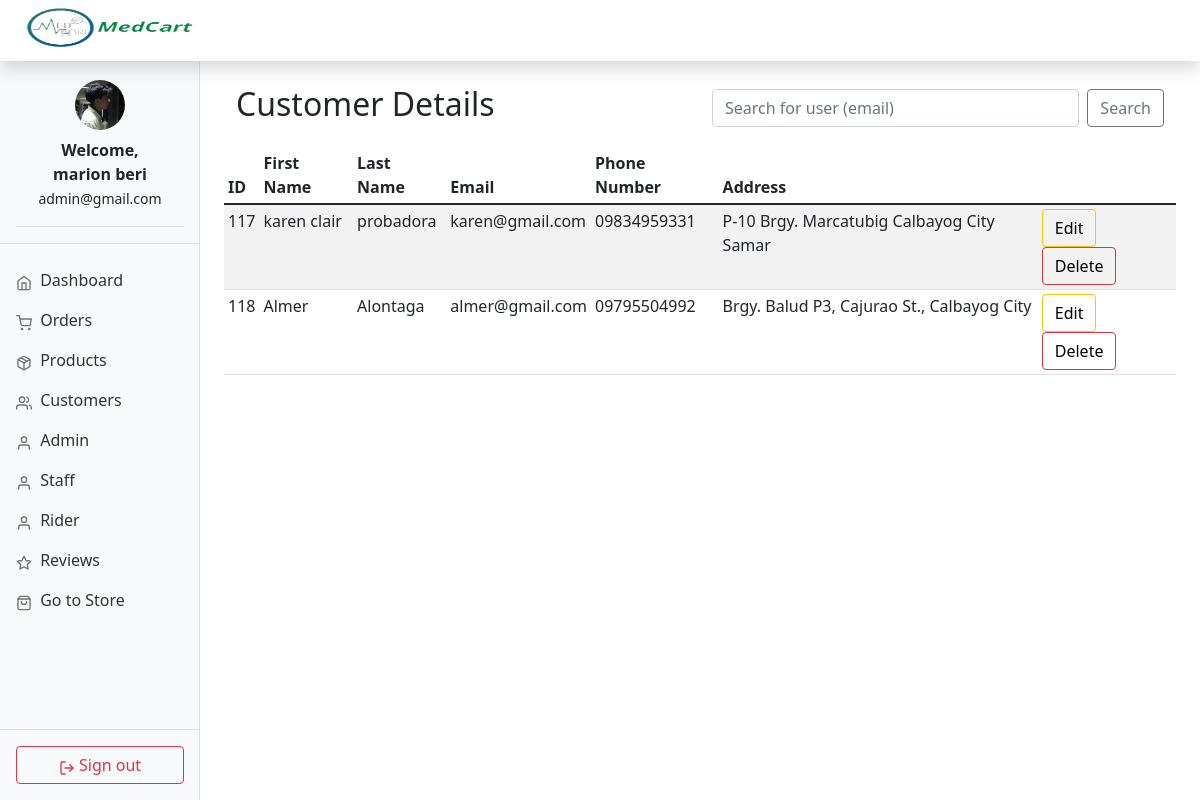
The app's page /admin/customers.php (signed in) with its own data.
### tables this page shows
CREATE TABLE `user` (
  `user_lname` varchar(20) NOT NULL,
  `email` varchar(50) NOT NULL,
  `user_password` varchar(255) NOT NULL,
  `phone_number` varchar(20) NOT NULL,
  `user_id` int(3) NOT NULL,
  `user_fname` varchar(20) NOT NULL,
  `user_address` text NOT NULL,
  `secque` varchar(100) DEFAULT NULL,
  `secans` varchar(100) DEFAULT NULL,
  `profile_pic` varchar(255) NOT NULL
);

### admin/includes/functions.php (called while the page is built, shortened)
<?php
$connection = mysqli_connect("localhost", "root", "", "medcart");
    function query($query)
    {
        global $connection;
        $run = mysqli_query($connection, $query);
        if ($run) {
            $data = [];
            while ($row = $run->fetch_assoc()) {
                $data[] = $row;
            }
            return $data;
        } else {
            return false;
        }
    }
function all_users()
{
    $query = "SELECT user_id, user_fname, user_lname, email, phone_number, user_address FROM user";
    $data = query($query);
    return $data;
}
function get_admin($id)
{
    $query = "SELECT admin_id ,admin_fname ,admin_lname ,admin_email  FROM admin WHERE admin_id=$id";
    $data = query($query);
    return $data;
}

### admin/customers.php (the view, shortened to what this page needs)
<?php
include "includes/head.php";
?>
<body>
    <?php
    include "includes/header.php"
    ?>
    <?php
    include "includes/sidebar.php";
    ?>
    <main class="col-md-9 ms-sm-auto col-lg-10 px-md-4 mt-4">
        <div class="container">
            <div class="row align-items-center mb-3">
                <div class="col-12 col-md-6">
                    <h2>Customer Details</h2>
                </div>
                <div class="col-12 col-md-6 text-md-end">
                    <form class="d-flex" method="GET" action="customers.php">
                        <input class="form-control me-2 col" type="search" name="search_user_email" placeholder="Search for user (email)" aria-label="Search">
                        <button class="btn btn-outline-secondary" type="submit" name="search_user" value="search">Search</button>
                    </form>
                </div>
            </div>
        </div>
        <div class="table-responsive">
            <table class="table table-striped table-sm">
                <thead>
                    <tr>
                        <th scope="col">ID</th>
                        <th scope="col">First Name</th>
                        <th scope="col">Last Name</th>
                        <th scope="col">Email</th>
                        <th scope="col">Phone Number</th>
                        <th scope="col">Address</th>
                </thead>
                <tbody>
                    <?php
                    $data = all_users();
                    $num = sizeof($data);
                    for ($i = 0; $i < $num; $i++) {
                    ?>
                        <tr>
                        <td><?php echo isset($data[$i]['user_id']) ? htmlspecialchars($data[$i]['user_id']) : ''; ?></td>
                        <td><?php echo isset($data[$i]['user_fname']) ? htmlspecialchars($data[$i]['user_fname']) : ''; ?></td>
                        <td><?php echo isset($data[$i]['user_lname']) ? htmlspecialchars($data[$i]['user_lname']) : ''; ?></td>
                        <td><?php echo isset($data[$i]['email']) ? htmlspecialchars($data[$i]['email']) : ''; ?></td>
                        <td><?php echo isset($data[$i]['phone_number']) ? htmlspecialchars($data[$i]['phone_number']) : ''; ?></td>
                        <td><?php echo isset($data[$i]['user_address']) ? htmlspecialchars($data[$i]['user_address']) : ''; ?></td>
                            <td>
                                <button type="button" class="btn pull-left btn-outline-warning"><a style="text-decoration: none; color:black;" href="customers.php?edit=<?php echo $data[$i]['user_id'] ?>">Edit</a></button>
                                <button type="button" class="btn pull-left btn-outline-danger"><a style="text-decoration: none; color:black;" href="customers.php?delete=<?php echo $data[$i]['user_id'] ?>">Delete</a></button>
                            </td>
                        </tr>
                    <?php  }
                    ?>
                </tbody>
            </table>
        </div>
    </main>
</body>

### admin/includes/sidebar.php (shortened to what this page needs)
<?php
require_once '../includes/db.inc.php';
$email = $_SESSION['admin_email'];
function get_admin_profile_pic($conn, $email) {
    $stmt = $conn->prepare("SELECT profile_pic FROM admin WHERE admin_email = ? LIMIT 1");
    $stmt->bind_param("s", $email);
    $stmt->execute();
    $stmt->bind_result($pic);
    return $pic;
}
$pic = 'default-user.png';
$dbPic = get_admin_profile_pic($conn, $email);
$imagePath = __DIR__ . '/../../images/' . $dbPic;
if (!empty($dbPic) && file_exists($imagePath)) {
    $pic = $dbPic;
}
?>
<nav id="sidebarMenu" class="col-md-3 col-lg-2 d-md-block bg-light sidebar collapse mt-3">
    <div class="position-sticky d-flex flex-column h-100 pt-3 justify-content-between">
        <div>
            <div class="px-3 pb-3 border-bottom text-center">
                <img src="../images/<?= htmlspecialchars($pic) ?>?v=<?= time() ?>" alt="Profile Picture" width="50" height="50"
                     class="rounded-circle mb-2" style="object-fit: cover; cursor: pointer;"
                     data-bs-toggle="modal" data-bs-target="#choosePicModal">
                <br>
                <?php
        if (isset($_SESSION['admin_id'])) {
            $adminInfo = get_admin($_SESSION['admin_id']);
            if (!empty($adminInfo)) {
                $admin = $adminInfo[0];
                echo '<div class="px-3 pb-3 border-bottom">';
                echo '<strong>Welcome, ' . htmlspecialchars($admin['admin_fname']) . ' ' . htmlspecialchars($admin['admin_lname']) . '</strong><br>';
                echo '<small>' . htmlspecialchars($admin['admin_email']) . '</small>';
                echo '</div>';
            }
        }
        ?>
            </div>
            <ul class="nav flex-column mt-3">
                <li class="nav-item"><a class="nav-link" href="index.php"><span data-feather="home"></span> Dashboard</a></li>
                <li class="nav-item"><a class="nav-link" href="orders.php"><span data-feather="shopping-cart"></span> Orders</a></li>
                <li class="nav-item"><a class="nav-link" href="products.php"><span data-feather="package"></span> Products</a></li>
                <li class="nav-item"><a class="nav-link" href="customers.php"><span data-feather="users"></span> Customers</a></li>
                <li class="nav-item"><a class="nav-link" href="admin.php"><span data-feather="user"></span> Admin</a></li>
                <li class="nav-item"><a class="nav-link" href="staff.php"><span data-feather="user"></span> Staff</a></li>
                <li class="nav-item"><a class="nav-link" href="rider.php"><span data-feather="user"></span> Rider</a></li>
                <li class="nav-item"><a class="nav-link" href="reviews.php"><span data-feather="star"></span> Reviews</a></li>
                <li class="nav-item"><a class="nav-link" href="../index.php"><span data-feather="shopping-bag"></span> Go to Store</a></li>
            </ul>
        </div>
        <div class="p-3 border-top">
            <a href="logout.php" class="btn btn-outline-danger w-100">
                <span data-feather="log-out"></span> Sign out
            </a>
        </div>
    </div>
</nav>

### admin/dashboard.css (style rules this page uses)
body { font-size: 0.875rem; }
.feather { width: 16px; height: 16px; vertical-align: text-bottom; }
.sidebar { position: fixed; top: 0; bottom: 0; left: 0; z-index: 100; padding: 48px 0 0; box-shadow: inset -1px 0 0 rgba(0, 0, 0, 0.1); }
.sidebar .nav-link { font-weight: 500; color: #333; }
.sidebar .nav-link .feather { margin-right: 4px; color: #727272; }

### records on screen
user: user_id "117", user_fname "karen clair", user_lname "probadora", email "karen@gmail.com", phone_number "09834959331", user_address "P-10 Brgy. Marcatubig Calbayog City Samar"
user: user_id "118", user_fname "Almer", user_lname "Alontaga", email "almer@gmail.com", phone_number "09795504992", user_address "Brgy. Balud P3, Cajurao St., Calbayog City"

### other values on screen
$admin['admin_fname'] "marion"
$admin['admin_lname'] "beri"
$admin['admin_email'] "admin@gmail.com"
